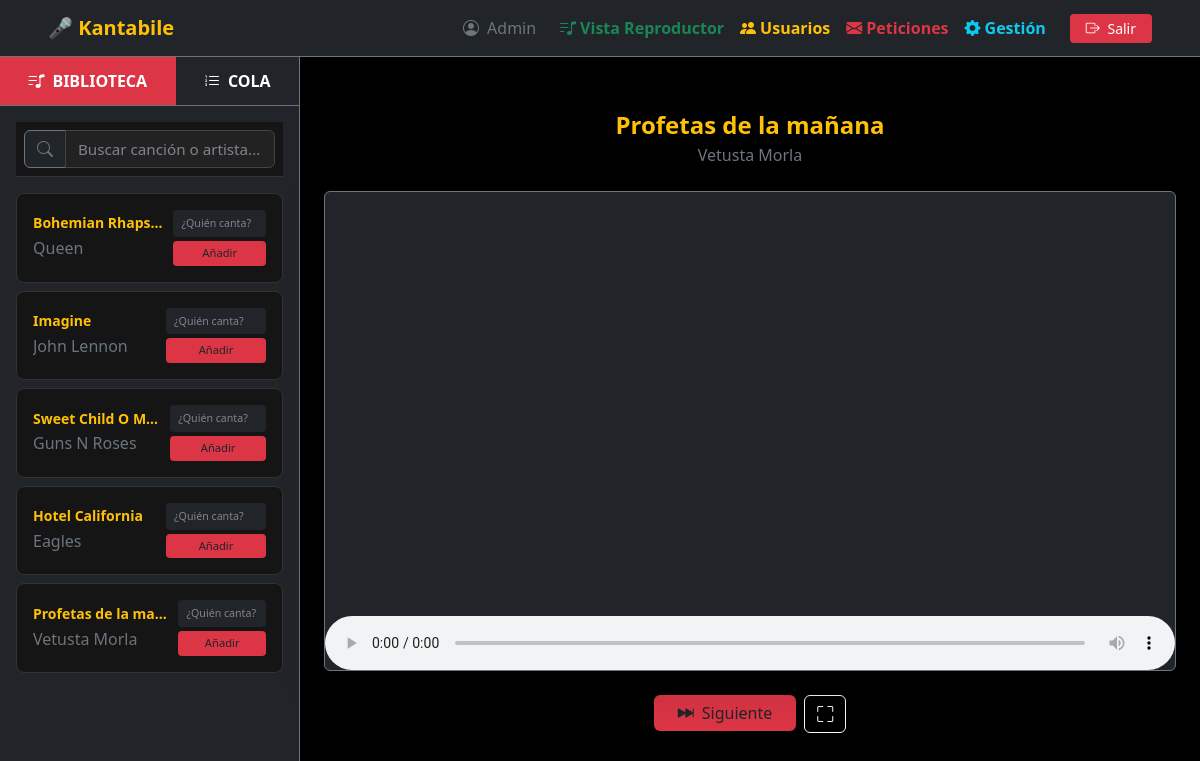
The app's page /usuario/canciones.php (signed in) with its own data.
### tables this page shows
CREATE TABLE `canciones` (
  `id` int(11) NOT NULL,
  `titulo` varchar(200) NOT NULL,
  `artista` varchar(100) NOT NULL,
  `estilo` varchar(100) NOT NULL,
  `cancion` varchar(255) NOT NULL,
  `letra` varchar(255) NOT NULL
);

### usuario/canciones.php (the view, shortened to what this page needs)
<?php
include '../includes/conexion.php';
$idUsuario = $_SESSION['idUsuario'];
$consulta_primeraCancion = "SELECT * FROM cola WHERE id_usuario = '$idUsuario' ORDER BY id ASC LIMIT 1";
$result_primera = mysqli_query($conn, $consulta_primeraCancion);
$primera = mysqli_fetch_assoc($result_primera);
$cancion_actual = null;
if ($primera) {
    $idCancionActual = $primera['id_cancion'];
    $result_cancion = mysqli_query($conn, "SELECT * FROM canciones WHERE id = '$idCancionActual'");
    $cancion_actual = mysqli_fetch_assoc($result_cancion);
}
$result_cola = mysqli_query($conn, "SELECT * FROM cola WHERE id_usuario = '$idUsuario' ORDER BY id ASC");
$resultado_canciones = mysqli_query($conn, "SELECT * FROM canciones");
?>
<!DOCTYPE html>
<html lang="es">
<head>
    <link href="https://cdn.jsdelivr.net/npm/bootstrap@5.3.2/dist/css/bootstrap.min.css" rel="stylesheet">
    <link rel="stylesheet" href="https://cdn.jsdelivr.net/npm/bootstrap-icons@1.11.1/font/bootstrap-icons.css">
    <link rel="stylesheet" href="../css/styles.css">
</head>
<body class="text-light page-canciones">
    <?php include '../includes/navbar.php'; ?>
    <div class="container-fluid">
        <div class="row">
            <div class="col-12 col-lg-4 col-xl-3 border-end border-secondary bg-dark px-0">
                <ul class="nav nav-pills nav-fill border-bottom border-secondary">
                    <li class="nav-item">
                        <button class="nav-link active fw-bold" data-bs-toggle="pill" data-bs-target="#tab-biblioteca">
                            <i class="bi bi-music-note-list me-2"></i>BIBLIOTECA
                        </button>
                    </li>
                    <li class="nav-item">
                        <button class="nav-link fw-bold" data-bs-toggle="pill" data-bs-target="#tab-cola">
                            <i class="bi bi-list-ol me-2"></i>COLA
                        </button>
                    </li>
                </ul>
                <div class="tab-content">
                    <div class="tab-pane fade show active" id="tab-biblioteca">
                        <div class="search-container py-2 px-2 ms-3 me-3 mb-0 mt-3">
                            <div class="input-group">
                                <span class="input-group-text bg-dark border-secondary text-secondary"><i class="bi bi-search"></i></span>
                                <input type="text" id="inputBusqueda" class="form-control form-control-dark" placeholder="Buscar canción o artista...">
                            </div>
                        </div>
                        <div class="sidebar-scroll p-3" id="listaCanciones">
                            <?php while ($row = mysqli_fetch_assoc($resultado_canciones)) { ?>
                                <div class="item-cancion d-flex justify-content-between align-items-center p-3 card-dark mb-2"
                                    data-titulo="<?= strtolower($row['titulo']) ?>"
                                    data-artista="<?= strtolower($row['artista']) ?>"
                                    data-estilo="<?= strtolower($row['estilo']) ?>">
                                    <div class="overflow-hidden">
                                        <h6 class="mb-1 fw-bold text-warning text-truncate small"><?= $row['titulo'] ?></h6>
                                        <p class="mb-0 text-secondary smaller text-truncate"><?= $row['artista'] ?></p>
                                    </div>
                                    <form action="cancion_añadir.php" method="POST" class="ms-2 d-flex flex-column gap-1">
                                        <input type="text" name="cantante" class="form-control form-control-sm bg-dark border-secondary text-white"
                                            placeholder="¿Quién canta?" style="font-size: 0.7rem; max-width: 100px;" required>
                                        <button type="submit" class="btn btn-main btn-sm w-100" style="font-size: 0.7rem;">Añadir</button>
                                    </form>
                                </div>
                            <?php } ?>
                        </div>
                    </div>
                            <?php if (mysqli_num_rows($result_cola) > 0) {
                                mysqli_data_seek($result_cola, 0);
                                while ($row = mysqli_fetch_assoc($result_cola)) {
                                    $idC = $row['id_cancion'];
                                    $res_c = mysqli_query($conn, "SELECT * FROM canciones WHERE id = '$idC'");
                            ?>
                                <?php }
                            } else { ?>
                                <p class="text-center text-muted py-5">Cola vacía</p>
                            <?php } ?>
                </div>
            </div>
            <div class="col-12 col-lg-8 col-xl-9 player-height bg-black py-4">
                <?php if ($cancion_actual) { ?>
                    <div class="container-fluid text-center">
                        <h2 class="h4 fw-bold text-warning mb-1"><?= $cancion_actual['titulo'] ?></h2>
                        <p class="text-secondary mb-4"><?= $cancion_actual['artista'] ?></p>
                        <div class="ratio ratio-16x9 bg-dark rounded shadow-lg border border-secondary mb-4 mx-auto" style="max-width: 900px;">
                            <audio id="videoKaraoke" controls preload="metadata">
                                <source src="<?= "../" . $cancion_actual['cancion'] ?>" type="audio/mpeg">
                            </audio>
                        </div>
                        <div class="d-flex justify-content-center gap-2">
                            <form action="" method="POST">
                                <button name="siguiente" class="btn btn-main px-4"><i class="bi bi-skip-forward-fill me-2"></i>Siguiente</button>
                            </form>
                            <button id="btnFullscreen" class="btn btn-outline-light"><i class="bi bi-fullscreen"></i></button>
                        </div>
                    </div>
                <?php } ?>
            </div>
</body>
</html>

### css/styles.css (style rules this page uses)
body { background: linear-gradient(135deg, #0f0f0f, #1c1c1c); min-height: 100vh; font-family: 'Segoe UI', Tahoma, sans-serif; }
.card-dark { background-color: #1e1e1e; border: none; border-radius: 10px; }
.form-control { background-color: #2a2a2a; border: none; color: #ffffff; }
.form-control::placeholder { color: #80848d !important; }
.btn-main { background-color: #dc3545; border: none; }
.card-dark { background-color: #151515; border: 1px solid #333; border-radius: 8px; }
.sidebar-scroll { height: calc(100vh - 180px); overflow-y: auto; }
@media (min-width: 992px) { .player-height { height: calc(100vh - 70px); display: flex; align-items: center; } }
.nav-pills .nav-link { color: #fff; border-radius: 0; padding: 12px; }
.nav-pills .nav-link.active { background-color: #dc3545 !important; }
.search-container { background: #151515; padding: 10px; border-bottom: 1px solid #333; }
.form-control-dark { background: #222; border: 1px solid #444; color: white; }
.page-canciones { background-color: #000; }
.page-canciones input::placeholder, .page-canciones textarea::placeholder { color: #cdd1da; font-size: 0.95em; }

### records on screen
canciones: titulo "Bohemian Rhaps…", artista "Queen"
canciones: titulo "Imagine", artista "John Lennon"
canciones: titulo "Sweet Child O M…", artista "Guns N Roses"
canciones: titulo "Hotel California", artista "Eagles"
canciones: titulo "Profetas de la ma…", artista "Vetusta Morla", titulo "Profetas de la mañana"

### other values on screen
$_SESSION["nombre"] "Admin"
